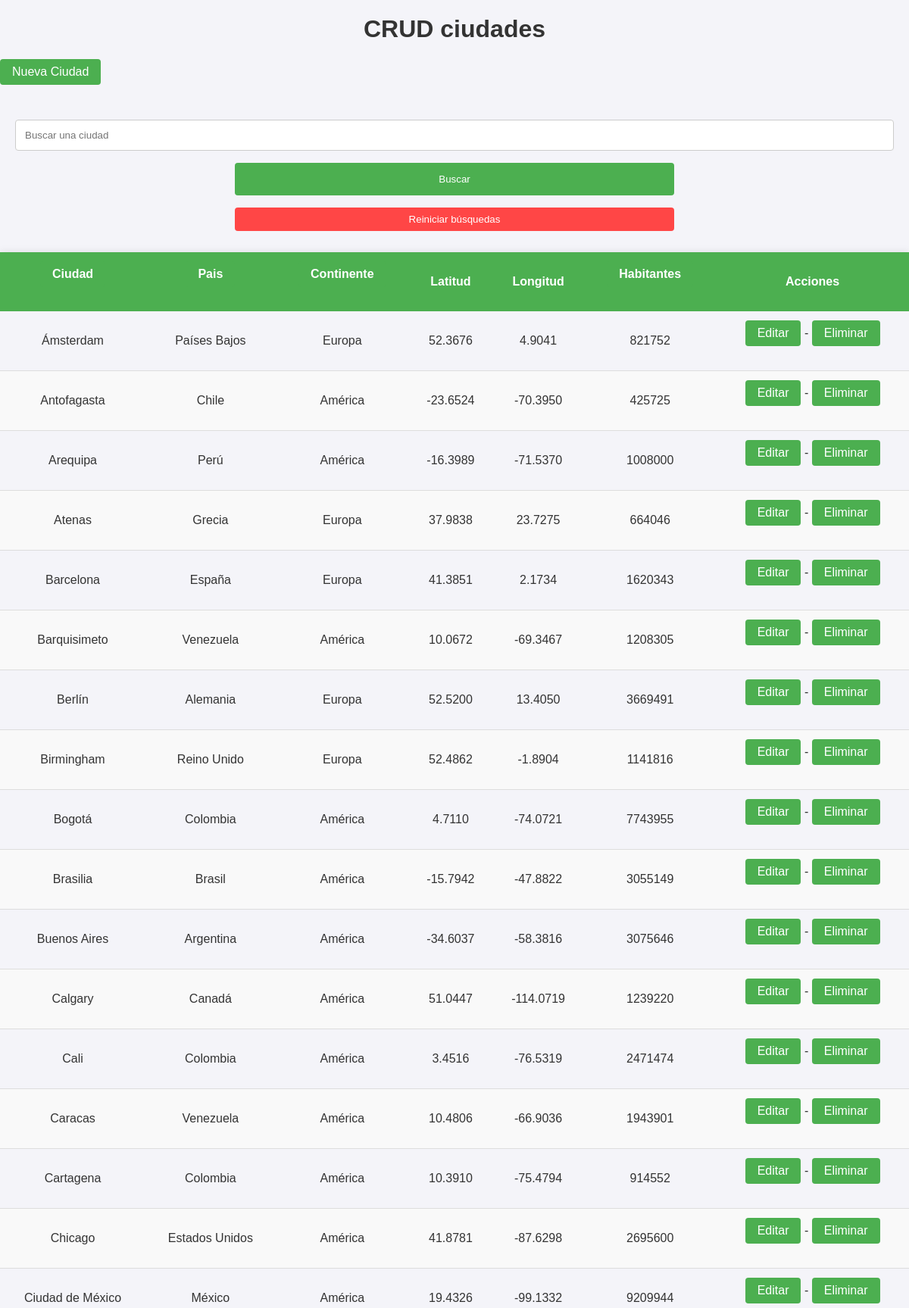
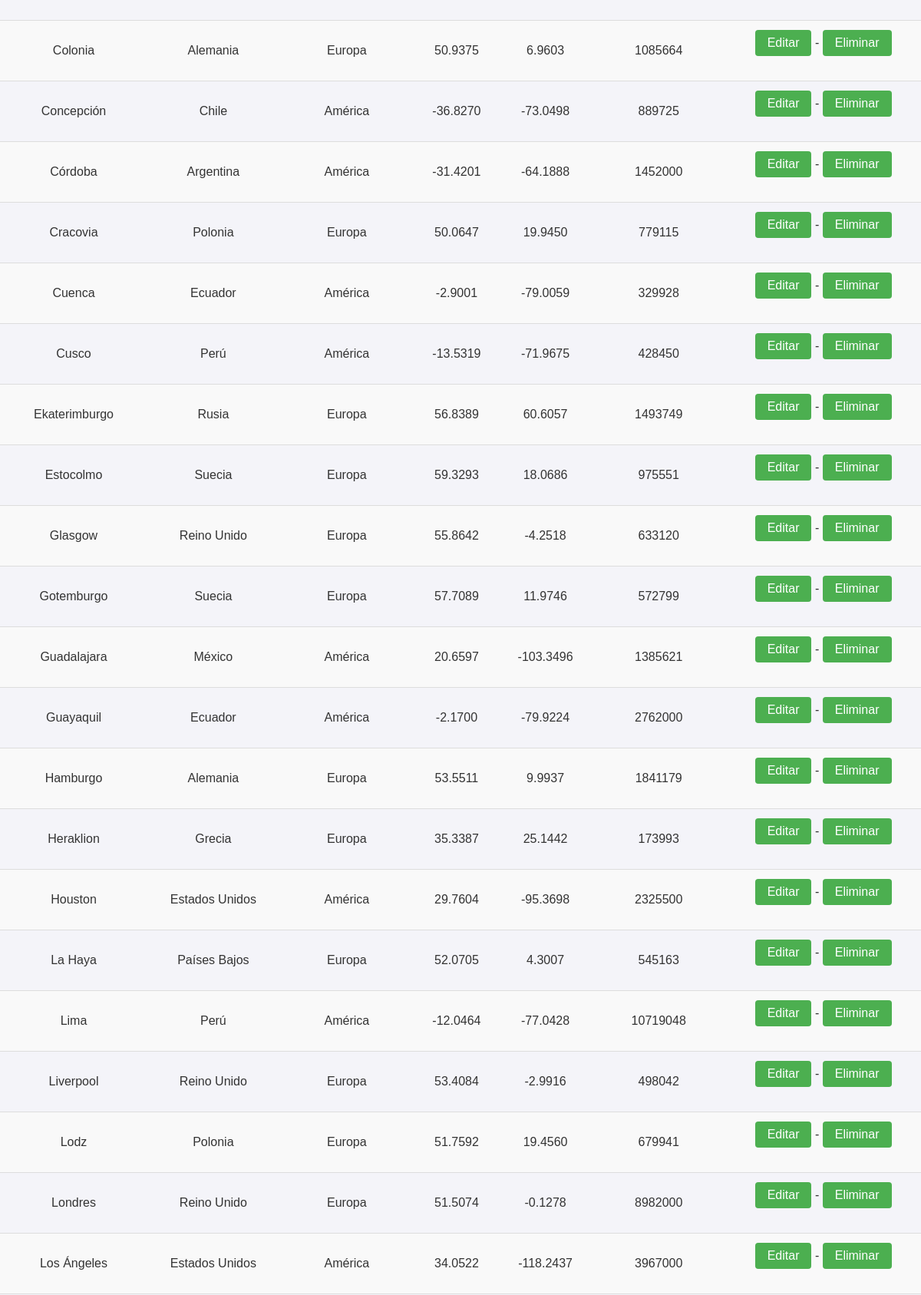
The page / (upper part) on the database its author committed (2 pictures, top to bottom).
### tables this page shows
CREATE TABLE `ciudades` (
  `Continente` varchar(50) NOT NULL,
  `Pais` varchar(50) NOT NULL,
  `Ciudad` varchar(50) NOT NULL,
  `Latitud` decimal(8,4) NOT NULL,
  `Longitud` decimal(8,4) NOT NULL,
  `Habitantes` int(11) NOT NULL
);

### index.php (the view, shortened to what this page needs)
<!DOCTYPE html>
<html lang="en">
<head>
    <link rel="stylesheet" type="text/css" href="styles.css">
</head>
<body>
    <?php
        include("conexion.php");
        $order_by = isset($_GET['order_by']) ? $_GET['order_by'] : 'Ciudad';
        $order = isset($_GET['order']) ? $_GET['order'] : 'ASC';
        $new_order = ($order === 'ASC') ? 'DESC' : 'ASC';
        $sql = "SELECT * FROM ciudades ORDER BY $order_by $order";
        $resultado = mysqli_query($conexion, $sql);
    ?>
    <h1>CRUD ciudades</h1>
    <a href="agregar.php">Nueva Ciudad</a> <br><br>
    <section>
        <form method="post" action="<?php echo $_SERVER['PHP_SELF']; ?>">
            <input type="text" id="busqueda" name="busqueda" placeholder="Buscar una ciudad" >
            <input type="submit" id="envio" name="envio" value="Buscar">
            <button href="index.php">Reiniciar búsquedas</button>
        </form>
    </section>
    <table>
        <thead>
            <tr>
                <th><a href="?order_by=Ciudad&order=<?php echo $new_order; ?>">Ciudad</a></th>
                <th><a href="?order_by=Pais&order=<?php echo $new_order; ?>">Pais</a></th>
                <th><a href="?order_by=Continente&order=<?php echo $new_order; ?>">Continente</a></th>
                <th>Latitud</th>
                <th>Longitud</th>
                <th><a href="?order_by=Habitantes&order=<?php echo $new_order; ?>">Habitantes</a></th>
                <th>Acciones</th>
            </tr>
        </thead>
        <tbody>
            <?php
                while ($filas = mysqli_fetch_assoc($resultado)) {
            ?>
            <tr>
                <td><?php echo $filas['Ciudad'] ?></td>
                <td><?php echo $filas['Pais'] ?></td>
                <td><?php echo $filas['Continente'] ?></td>
                <td><?php echo $filas['Latitud'] ?></td>
                <td><?php echo $filas['Longitud'] ?></td>
                <td><?php echo $filas['Habitantes'] ?></td>
                <td>
                    <?php echo "<a href='editar.php?Ciudad=" . $filas['Ciudad'] . "'>Editar</a>"; ?>
                    -
                    <?php echo "<a href='eliminar.php?Ciudad=" . $filas['Ciudad'] . "'>Eliminar</a>"; ?>
                </td>
            </tr>
            <?php
                }
            ?>
        </tbody>
    </table>
</body>
</html>

### styles.css (style rules this page uses)
body { font-family: Arial, sans-serif; margin: 0; padding: 0; background-color: #f4f4f9; color: #333; }
h1 { text-align: center; color: #333; margin-top: 20px; }
a { display: inline-block; margin-bottom: 20px; color: #fff; background-color: #4CAF50; padding: 10px 20px; text-decoration: none; border-radius: 5px; transition: background-color 0.3s ease; }
form { text-align: center; margin-bottom: 20px; }
input[type=text] { width: calc(100% - 40px); padding: 12px; margin: 8px 0; border: 1px solid #ccc; border-radius: 4px; box-sizing: border-box; }
input[type=submit], button { width: calc(50% - 20px); background-color: #4CAF50; color: white; padding: 14px; margin: 8px 10px; border: none; border-radius: 4px; cursor: pointer; transition: background-color 0.3s ease; }
button { color: #fff; background-color: rgb(255, 70, 70); padding: 8px 16px; text-decoration: none; border-radius: 4px; transition: background-color 0.3s ease; }
table { border-collapse: collapse; width: 100%; margin: 20px 0; box-shadow: 0 0 10px rgba(0, 0, 0, 0.1); }
th, td { text-align: center; padding: 12px; }
tr:nth-child(even) { background-color: #f9f9f9; }
th { background-color: #4CAF50; color: white; }
td { border-bottom: 1px solid #ddd; }
a:link, a:visited { color: #fff; background-color: #4CAF50; padding: 8px 16px; text-decoration: none; border-radius: 4px; transition: background-color 0.3s ease; }

### rows shown on the page
ciudades: Ciudad "Ámsterdam", Pais "Países Bajos", Continente "Europa", Latitud "52.3676", Longitud "4.9041", Habitantes "821752"
ciudades: Ciudad "Antofagasta", Pais "Chile", Continente "América", Latitud "-23.6524", Longitud "-70.3950", Habitantes "425725"
ciudades: Ciudad "Arequipa", Pais "Perú", Continente "América", Latitud "-16.3989", Longitud "-71.5370", Habitantes "1008000"
ciudades: Ciudad "Atenas", Pais "Grecia", Continente "Europa", Latitud "37.9838", Longitud "23.7275", Habitantes "664046"
ciudades: Ciudad "Barcelona", Pais "España", Continente "Europa", Latitud "41.3851", Longitud "2.1734", Habitantes "1620343"
ciudades: Ciudad "Barquisimeto", Pais "Venezuela", Continente "América", Latitud "10.0672", Longitud "-69.3467", Habitantes "1208305"
ciudades: Ciudad "Berlín", Pais "Alemania", Continente "Europa", Latitud "52.5200", Longitud "13.4050", Habitantes "3669491"
ciudades: Ciudad "Birmingham", Pais "Reino Unido", Continente "Europa", Latitud "52.4862", Longitud "-1.8904", Habitantes "1141816"
ciudades: Ciudad "Bogotá", Pais "Colombia", Continente "América", Latitud "4.7110", Longitud "-74.0721", Habitantes "7743955"
ciudades: Ciudad "Brasilia", Pais "Brasil", Continente "América", Latitud "-15.7942", Longitud "-47.8822", Habitantes "3055149"
ciudades: Ciudad "Buenos Aires", Pais "Argentina", Continente "América", Latitud "-34.6037", Longitud "-58.3816", Habitantes "3075646"
ciudades: Ciudad "Calgary", Pais "Canadá", Continente "América", Latitud "51.0447", Longitud "-114.0719", Habitantes "1239220"
ciudades: Ciudad "Cali", Pais "Colombia", Continente "América", Latitud "3.4516", Longitud "-76.5319", Habitantes "2471474"
ciudades: Ciudad "Caracas", Pais "Venezuela", Continente "América", Latitud "10.4806", Longitud "-66.9036", Habitantes "1943901"
ciudades: Ciudad "Cartagena", Pais "Colombia", Continente "América", Latitud "10.3910", Longitud "-75.4794", Habitantes "914552"
ciudades: Ciudad "Chicago", Pais "Estados Unidos", Continente "América", Latitud "41.8781", Longitud "-87.6298", Habitantes "2695600"
ciudades: Ciudad "Ciudad de México", Pais "México", Continente "América", Latitud "19.4326", Longitud "-99.1332", Habitantes "9209944"
ciudades: Ciudad "Colonia", Pais "Alemania", Continente "Europa", Latitud "50.9375", Longitud "6.9603", Habitantes "1085664"
ciudades: Ciudad "Concepción", Pais "Chile", Continente "América", Latitud "-36.8270", Longitud "-73.0498", Habitantes "889725"
ciudades: Ciudad "Córdoba", Pais "Argentina", Continente "América", Latitud "-31.4201", Longitud "-64.1888", Habitantes "1452000"
ciudades: Ciudad "Cracovia", Pais "Polonia", Continente "Europa", Latitud "50.0647", Longitud "19.9450", Habitantes "779115"
ciudades: Ciudad "Cuenca", Pais "Ecuador", Continente "América", Latitud "-2.9001", Longitud "-79.0059", Habitantes "329928"
ciudades: Ciudad "Cusco", Pais "Perú", Continente "América", Latitud "-13.5319", Longitud "-71.9675", Habitantes "428450"
ciudades: Ciudad "Ekaterimburgo", Pais "Rusia", Continente "Europa", Latitud "56.8389", Longitud "60.6057", Habitantes "1493749"
ciudades: Ciudad "Estocolmo", Pais "Suecia", Continente "Europa", Latitud "59.3293", Longitud "18.0686", Habitantes "975551"
ciudades: Ciudad "Glasgow", Pais "Reino Unido", Continente "Europa", Latitud "55.8642", Longitud "-4.2518", Habitantes "633120"
ciudades: Ciudad "Gotemburgo", Pais "Suecia", Continente "Europa", Latitud "57.7089", Longitud "11.9746", Habitantes "572799"
ciudades: Ciudad "Guadalajara", Pais "México", Continente "América", Latitud "20.6597", Longitud "-103.3496", Habitantes "1385621"
ciudades: Ciudad "Guayaquil", Pais "Ecuador", Continente "América", Latitud "-2.1700", Longitud "-79.9224", Habitantes "2762000"
ciudades: Ciudad "Hamburgo", Pais "Alemania", Continente "Europa", Latitud "53.5511", Longitud "9.9937", Habitantes "1841179"
ciudades: Ciudad "Heraklion", Pais "Grecia", Continente "Europa", Latitud "35.3387", Longitud "25.1442", Habitantes "173993"
ciudades: Ciudad "Houston", Pais "Estados Unidos", Continente "América", Latitud "29.7604", Longitud "-95.3698", Habitantes "2325500"
ciudades: Ciudad "La Haya", Pais "Países Bajos", Continente "Europa", Latitud "52.0705", Longitud "4.3007", Habitantes "545163"
ciudades: Ciudad "Lima", Pais "Perú", Continente "América", Latitud "-12.0464", Longitud "-77.0428", Habitantes "10719048"
ciudades: Ciudad "Liverpool", Pais "Reino Unido", Continente "Europa", Latitud "53.4084", Longitud "-2.9916", Habitantes "498042"
ciudades: Ciudad "Lodz", Pais "Polonia", Continente "Europa", Latitud "51.7592", Longitud "19.4560", Habitantes "679941"
ciudades: Ciudad "Londres", Pais "Reino Unido", Continente "Europa", Latitud "51.5074", Longitud "-0.1278", Habitantes "8982000"
ciudades: Ciudad "Los Ángeles", Pais "Estados Unidos", Continente "América", Latitud "34.0522", Longitud "-118.2437", Habitantes "3967000"
